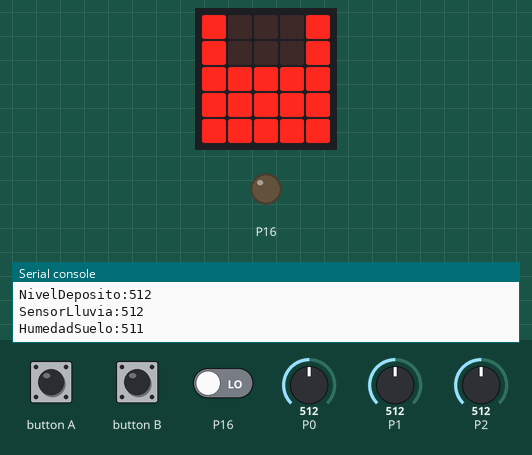
Bench run of a program on a simulated BBC micro:bit (MakeCode). Shown: the board's 5×5 LED display, output pins drawn as LEDs (lit = HIGH), the last lines printed to the serial console. Dashed ring = blinking. Inputs (shaded band) come from the test bench; at power-on: P0 = 512, P2 = 512, P1 = 512, P16 LOW (analog values on the 0–1023 scale).

Above: at 1.2 s.
1.3 s: P0 set to 535
At 2.3 s:
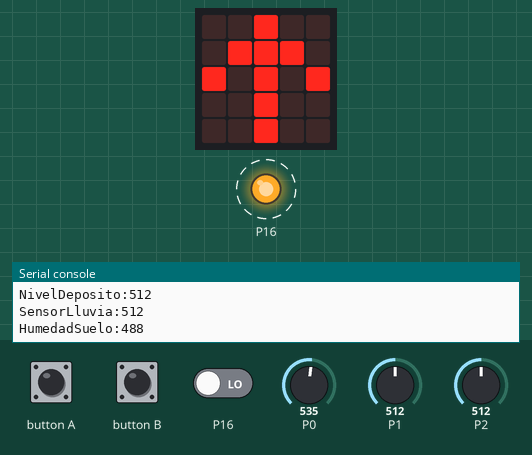
4.3 s: P2 set to 716
At 5.57 s:
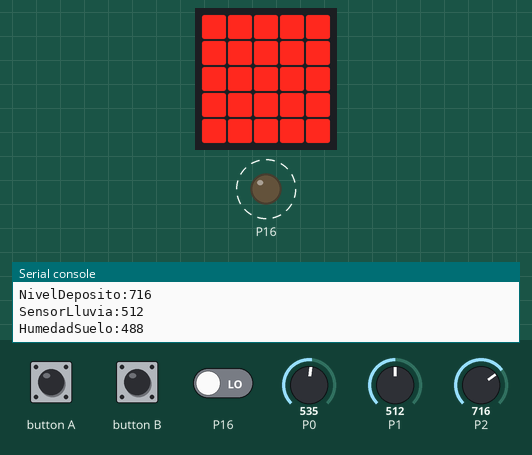
7.3 s: P2 set to 416
At 8.02 s:
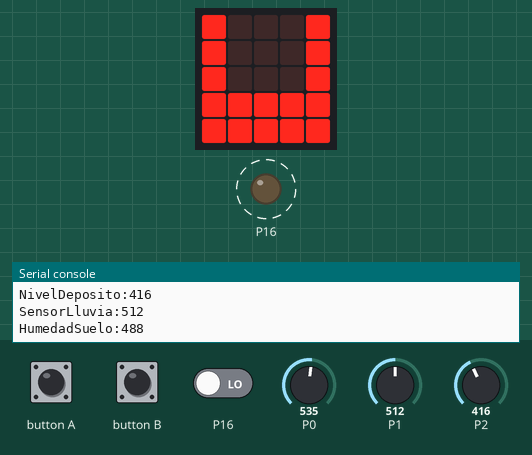
10.3 s: P2 set to 388
At 11.29 s:
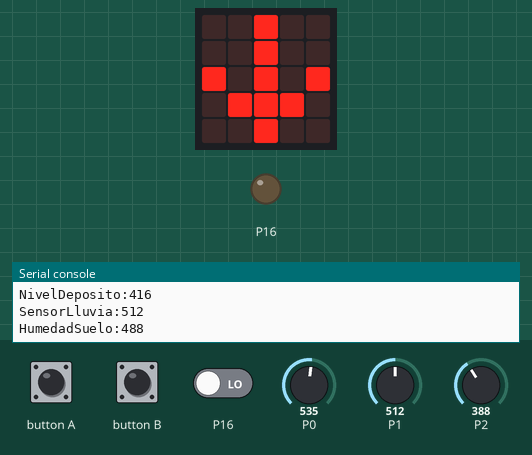
13.3 s: P1 set to 791
15.0 s: P1 set to 818
Timing chart, 0 to 17.7 s (numbered marks = the images above; inputs shaded):
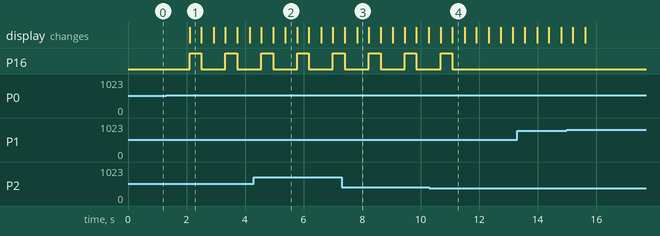

The program:

main.ts
```typescript
function MostrarNivelAgua () {
    if (NivelDeposito < AlarmaNivelAgua) {
        if (EstaEncendidoRiego() == 1) {
            ApagarRiego()
        }
        basic.showLeds(`
            # . . . #
            # . . . #
            # . . . #
            # . . . #
            # # # # #
            `)
    } else if (NivelDeposito < 1.25 * AlarmaNivelAgua) {
        basic.showLeds(`
            # . . . #
            # . . . #
            # . . . #
            # # # # #
            # # # # #
            `)
    } else if (NivelDeposito < 1.5 * AlarmaNivelAgua) {
        basic.showLeds(`
            # . . . #
            # . . . #
            # # # # #
            # # # # #
            # # # # #
            `)
    } else if (NivelDeposito < 1.75 * AlarmaNivelAgua) {
        basic.showLeds(`
            # . . . #
            # # # # #
            # # # # #
            # # # # #
            # # # # #
            `)
    } else {
        basic.showLeds(`
            # # # # #
            # # # # #
            # # # # #
            # # # # #
            # # # # #
            `)
    }
}
function EstaEncendidoRiego () {
    return pins.digitalReadPin(DigitalPin.P16)
}
function EncenderRiego () {
    if (NivelDeposito > AlarmaNivelAgua) {
        pins.digitalWritePin(DigitalPin.P16, 1)
        basic.showLeds(`
            . . # . .
            . # # # .
            # . # . #
            . . # . .
            . . # . .
            `)
    }
}
function ApagarRiego () {
    pins.digitalWritePin(DigitalPin.P16, 0)
    basic.showLeds(`
        . . # . .
        . . # . .
        # . # . #
        . # # # .
        . . # . .
        `)
}
input.onButtonPressed(Button.A, function () {
    EncenderRiego()
})
function MedidaSensores () {
    NivelDeposito = pins.analogReadPin(AnalogPin.P2)
    serial.writeValue("NivelDeposito", NivelDeposito)
    ValorSensorLluvia = pins.analogReadPin(AnalogPin.P1)
    serial.writeValue("SensorLluvia", ValorSensorLluvia)
    HumedadSuelo = 1023 - pins.analogReadPin(AnalogPin.P0)
    serial.writeValue("HumedadSuelo", HumedadSuelo)
}
input.onButtonPressed(Button.B, function () {
    ApagarRiego()
})
function RevisarHumedadSuelo () {
    if (HumedadSuelo < HumedadParaRiego) {
        EncenderRiego()
        while (HumedadSuelo < HumedadParaRiego && ValorSensorLluvia > SensorLluviaMojado) {
            MedidaSensores()
        }
        ApagarRiego()
    }
}
let HumedadSuelo = 0
let ValorSensorLluvia = 0
let NivelDeposito = 0
let SensorLluviaMojado = 0
let HumedadParaRiego = 0
let AlarmaNivelAgua = 0
serial.redirectToUSB()
AlarmaNivelAgua = 400
HumedadParaRiego = 500
SensorLluviaMojado = 800
basic.forever(function () {
    MedidaSensores()
    MostrarNivelAgua()
    RevisarHumedadSuelo()
})
```

test.ts
```typescript
// aquí va el archivo "tests"; esto no se compilará cuando este paquete se utilice como una extensión.
```

Measured:
- the behaviour switches between 523 and 524 on P0 (found by bisection; images 0 and 1)
- the behaviour switches between 401 and 400 on P2 (found by bisection; images 3 and 4)
- after the input at 1.3 s, P16: alternates HIGH for 0.40 s and LOW for 0.82 s, starting after 0.81 s; the display: changes after 0.81 s (image 1)
- after the input at 4.3 s, the display: first differs from a run without the input after 1.1 s (image 2)
- after the input at 7.3 s, the display: first differs from a run without the input after 0.53 s (image 3)
- after the input at 10.3 s, P16: goes on until 11.1 s, then stays LOW
- what the display in image 1 shows lasts 0.4 s, from 2.1 s to 2.5 s
